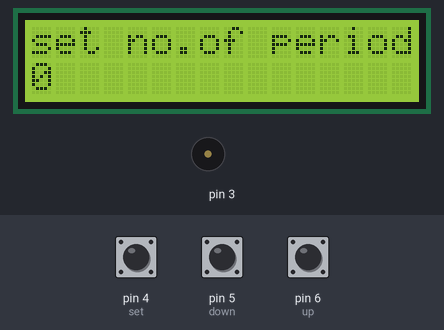
A sketch run on a simulated Arduino Uno, built with avr-gcc and run on an emulated ATmega328P. Shown: 16×2 character LCD, buzzer (waves = sounding). Inputs (shaded band) come from the test bench; at power-on: pin 4 (set) HIGH, pin 5 (down) HIGH, pin 6 (up) HIGH.

Above: at 1.2 s.
1.3 s: pin 4 (set) pulled LOW for 0.15 s
At 2.8 s:
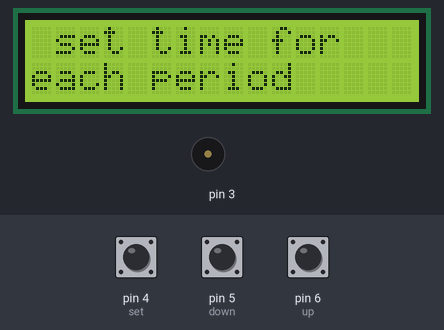
4.4 s: pin 5 (down) pulled LOW for 1 s
At 6.6 s:
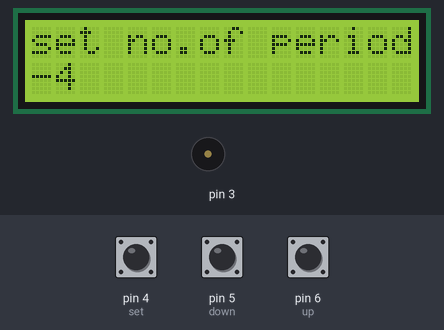
6.9 s: pin 6 (up) pulled LOW for 3.2 s
At 10.5 s:
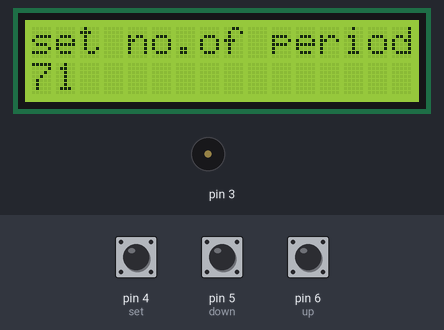
11.6 s: pin 4 (set) pulled LOW for 1 s
At 14.3 s:
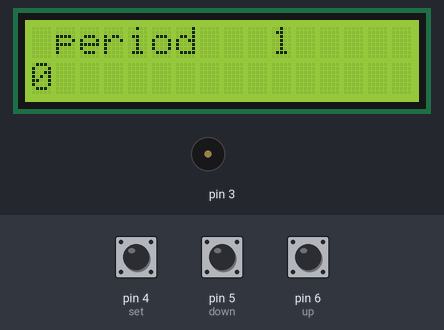
14.9 s: pin 4 (set) pulled LOW for 3.2 s
At 18.4 s:
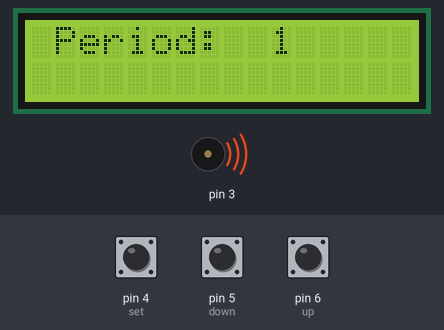
Timing chart, 0 to 22.1 s (numbered marks = the images above; inputs shaded):
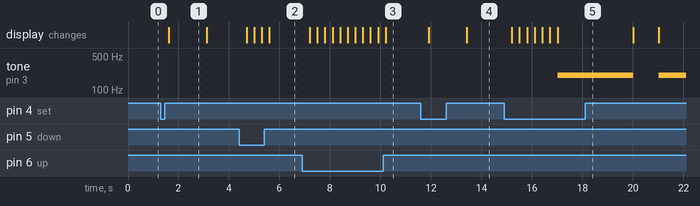

The sketch:

Bell.ino
```cpp
#include<LiquidCrystal.h>
 LiquidCrystal lcd(12, 11, 10, 9, 8, 7);
 int i =0,j=0,k=0,a[12],h=0;
 int up = 6,down = 5,set = 4;
 void setup(){
  lcd.begin(16,2);
  pinMode(up,INPUT);
  pinMode(down,INPUT);
  pinMode(set,INPUT);
  pinMode(3,OUTPUT);
  digitalWrite(up,HIGH);
  digitalWrite(down, HIGH);
  digitalWrite(set,HIGH);
  }
 void loop()
 {
  lcd.setCursor(0,0);
  lcd.print("set no.of periods:");
  while(1){
  lcd.setCursor(0,1);
  lcd.print(i);
   if( digitalRead(up) == LOW){
    delay(300);
    i++;
   }
    if( digitalRead(down) == LOW){
    delay(300);
    i--;
   }
   if(digitalRead(set) == LOW){
    delay(300);
    break;
   }
  }
   lcd.clear();
   lcd.setCursor(1,0);
   lcd.print("set time for ");
   lcd.setCursor(0,1);
   lcd.print("each period ");  delay(1500);
   lcd.clear();
   for(int j =1; j < i+1;j++)
  {
   lcd.setCursor(1,0);
   lcd.print("period");
   lcd.setCursor(10,0);
   lcd.print(j);
  while(1)
  { lcd.setCursor(0,1);
    lcd.print(k);
   if( digitalRead(up) == LOW)
   {delay(300);
    k=k+10;
   }
   if( digitalRead(down) == LOW){
    delay(300);
    k= k-10;
    if(k < 0)
    {
     k= -1*k;
    }
   }
   if ( digitalRead(set) == LOW)
   {delay(300);
    break;
   }
  }
  a[j] = k;
  k = 0;
  }
  lcd.clear();
  for( j =1 ; j<i+1 ;j++){
   lcd.setCursor(1,0);
   lcd.print("Period:");
   lcd.setCursor(10,0);
   lcd.print(j);
   for(h =0;h<a[j]+1;h++){
    if( h == a[j])
   {
    tone(3, 200);
   delay(3000);
   noTone(3);
   }
   lcd.setCursor(0,1);
   lcd.print(h);
   delay(1000);
   }
  lcd.clear();
 }
 lcd.clear();
 i=0;
 j=0;
 k=0;
  }
```

Measured:
- after the input at 1.3 s, the display: changes after 0.31 s (image 1)
- after the input at 4.4 s, the display: first changes after 0.30 s (image 2 shows a later state)
- after the input at 6.9 s, the display: first changes after 0.30 s (image 3 shows a later state)
- after the input at 11.6 s, the display: first changes after 0.31 s (image 4 shows a later state)
- after the input at 14.9 s, tone on pin 3: silent → 200 Hz after 2.1 s, → silent 3.0 s later, → 200 Hz 1.0 s later; the display: first changes after 0.30 s (image 5 shows a later state)
- what the display in image 1 shows lasts 1.5 s, from 1.6 s to 3.1 s
